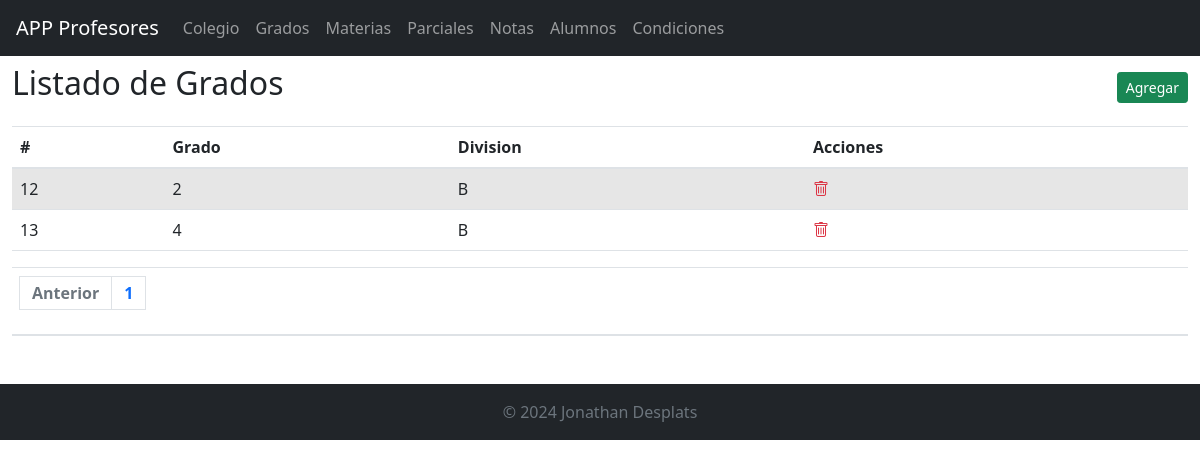
The app's page /grados/ver with its own data.
### tables this page shows
CREATE TABLE grados (
  id INTEGER PRIMARY KEY AUTOINCREMENT,
  nombre VARCHAR(255) NOT NULL
, division TEXT);

### routers/grados.py (the view)
@router.get("/grados/ver")
def verGrados(req:Request, page: int = 1):
    verDb = FuncionesDB()
    grados = verDb.mostrarTablaPaginada("grados", page, 15)
    total_grados = verDb.contarFilas("grados")
    total_paginas = math.ceil(total_grados / 15)
    return template.TemplateResponse("grados_ver.html", { "request" : req, "grados": grados, "page": page, "total_paginas": total_paginas })

### templates/grados_ver.html (shortened to what this page needs)
{% include 'header.html' %}
{% include 'menu.html' %}
<div class="container-fluid mt-2">
  <div class="d-flex justify-content-between align-items-center mb-3">
    <h2>Listado de Grados</h2>
    <a href="/grados/nuevo/" class="btn btn-success btn-sm">Agregar</a>
  </div>
  <div class="table-responsive">
      <table class="table table-striped w-100">
          <thead>
              <tr>
                  <th>#</th>
                  <th>Grado</th>
                  <th>Division</th>
                  <th>Acciones</th>
              </tr>
          </thead>
          <tbody>
            {% for grado in grados %}
            <tr>
                <td>{{ grado[0] }}</td>
                <td>{{ grado[1] }}</td>
                <td>{{ grado[2] }}</td>
                <td><a href="#" onclick="confirmarBorrado('{{ grado[0] }}')"><i class="bi bi-trash text-danger"></i></td>
            </tr>
            {% endfor %}
          </tbody>
      </table>
      <table class="table table-striped m-0">
        <thead><tr><th class="text-white m-0">
          <nav aria-label="Page navigation example m-0">
              <ul class="pagination">
                  <li class="page-item">
                      {% if page > 1 %}
                          <a class="page-link" href="/grados/ver?page={{ page - 1 }}">Anterior</a>
                          {% else %}
                          <li class="page-item disabled">
                              <a class="page-link">Anterior</a>
                          </li>
                      {% endif %}
                  </li>
                  {% for i in range(total_paginas) %}
                      <li class="page-item"><a class="page-link" href="/grados/ver?page={{ i + 1 }}">{{ i + 1 }}</a></li>
                  {% endfor %}
              </ul>
          </nav>
        </tr></thead>
      </table>
  </div>
</div>
{% include 'footer.html' %}

### records on screen
grados: id "12", nombre "2", division "B"
grados: id "13", nombre "4", division "B"

### other values on screen
{{ i + 1 }} "1"
